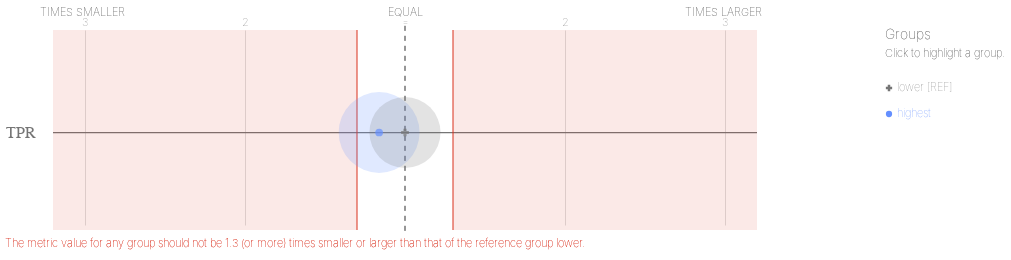

Source (notebook cell):
### Markdown cell above
#### Before and After: Look at disparities and compare to the original version

### Code cell
ap.disparities(bdf, metrics, 'poverty_level', fairness_threshold = 1.3)

### Figure 1 — Vega-Lite specification as saved in the notebook (floating-point values rounded to 4 significant figures)
{"config": {"view": {"continuousWidth": 400, "continuousHeight": 300, "strokeWidth": 0}, "axisLeft": {"labelColor": "rgb(117,117,117)", "labelFont": "Arial", "labelFontSize": 16}}, "layer": [{"data": {"name": "data-b3bcfd1decd67fb31f95ea5e1bcd9e64"}, "mark": {"type": "rule", "stroke": "rgb(117,117,117)", "strokeWidth": 1.25, "tooltip": ""}, "encoding": {"x": {"type": "quantitative", "field": "x", "scale": {"domain": [-2, 2], "range": [80.0, 720.0]}}, "x2": {"field": "x2"}, "y": {"type": "nominal", "axis": {"domain": false, "labelAngle": 0, "labelPadding": -30, "orient": "left", "ticks": false, "title": ""}, "field": "metric", "scale": {"domain": ["TPR"], "range": [30, 225.0]}}}}, {"data": {"name": "data-79dd248bdaa0ea02c535240e8ad022c8"}, "mark": {"type": "rule", "stroke": "rgb(117,117,117)", "strokeDash": [5, 5], "strokeWidth": 1}, "encoding": {"tooltip": {"value": "lower [REF]"}, "x": {"value": 400.0}, "y": {"value": 20.83}, "y2": {"value": 229.2}}}, {"data": {"name": "data-bf3bbf11504879c3d6556966f4853596"}, "mark": {"type": "text", "align": "center", "color": "rgb(117,117,117)", "font": "Arial", "fontSize": 11, "fontWeight": 100, "tooltip": ""}, "encoding": {"text": {"type": "nominal", "field": "label"}, "x": {"type": "quantitative", "field": "value", "scale": {"domain": [-2, 2], "range": [80.0, 720.0]}}, "y": {"value": 17.5}}}, {"layer": [{"mark": {"type": "text", "align": "right", "fill": "rgb(117,117,117)", "font": "Arial", "fontSize": 11, "fontWeight": 100, "tooltip": ""}, "encoding": {"text": {"value": "TIMES SMALLER"}, "x": {"value": 120.0}, "y": {"value": 7.5}}}, {"mark": {"type": "text", "align": "left", "fill": "rgb(117,117,117)", "font": "Arial", "fontSize": 11, "fontWeight": 100, "tooltip": ""}, "encoding": {"text": {"value": "TIMES LARGER"}, "x": {"value": 680.0}, "y": {"value": 7.5}}}, {"mark": {"type": "text", "align": "center", "fill": "rgb(117,117,117)", "font": "Arial", "fontSize": 11, "fontWeight": 100, "tooltip": ""}, "encoding": {"text": {"value": "EQUAL"}, "x": {"value": 400.0}, "y": {"value": 7.5}}}], "data": {"name": "data-79dd248bdaa0ea02c535240e8ad022c8"}}, {"layer": [{"mark": {"type": "rule", "opacity": 0.8, "stroke": "rgb(217, 46, 28)", "strokeWidth": 1.25, "tooltip": ""}, "encoding": {"x": {"type": "quantitative", "field": "min", "scale": {"domain": [-2, 2], "range": [80.0, 720.0]}}, "y": {"value": 25.0}, "y2": {"value": 225.0}}}, {"mark": {"type": "rule", "opacity": 0.8, "stroke": "rgb(217, 46, 28)", "strokeWidth": 1.25, "tooltip": ""}, "encoding": {"x": {"type": "quantitative", "field": "max", "scale": {"domain": [-2, 2], "range": [80.0, 720.0]}}, "y": {"value": 25.0}, "y2": {"value": 225.0}}}, {"layer": [{"mark": {"type": "rect", "fill": "rgb(217, 46, 28)", "opacity": 0.1, "tooltip": ""}, "encoding": {"x": {"type": "quantitative", "field": "min", "scale": {"domain": [-2, 2], "range": [80.0, 720.0]}}, "x2": {"field": "lower_end"}, "y": {"value": 25.0}, "y2": {"value": 225.0}}}, {"mark": {"type": "rect", "fill": "rgb(217, 46, 28)", "opacity": 0.1, "tooltip": ""}, "encoding": {"x": {"type": "quantitative", "field": "max", "scale": {"domain": [-2, 2], "range": [80.0, 720.0]}}, "x2": {"field": "upper_end"}, "y": {"value": 25.0}, "y2": {"value": 225.0}}}]}, {"data": {"name": "data-79dd248bdaa0ea02c535240e8ad022c8"}, "mark": {"type": "text", "align": "left", "baseline": "top", "fill": "rgb(217, 46, 28)", "font": "Arial", "fontSize": 11, "fontWeight": 100, "tooltip": ""}, "encoding": {"text": {"value": "The metric value for any group should not be 1.3 (or more) times smaller or larger than that of the reference group lower."}, "x": {"value": 0}, "y": {"value": 233.3}}}], "data": {"name": "data-b643063563633c31a45d634da5f365b2"}}, {"layer": [{"mark": "circle"}, {"data": {"name": "data-ba005734dab2f13f0573b3dc44938530"}, "mark": {"type": "circle", "opacity": 0.2}, "encoding": {"color": {"condition": {"type": "nominal", "field": "attribute_value", "legend": null, "scale": {"domain": ["lower", "highest"], "range": ["rgb(117,117,117)", "rgb(100, 143, 255)", "rgb(254, 97, 0)", "rgb(220, 38, 127)", "rgb(255, 176, 0)", "rgb(120, 94, 240)"]}, "selection": "selector001"}, "value": "rgb(224,224,224)"}, "size": {"type": "quantitative", "field": "group_size", "legend": null, "scale": {"domain": [0, 11970.0], "range": [0, 7854.0]}}, "tooltip": [{"type": "nominal", "field": "attribute_value", "title": "Group"}, {"type": "nominal", "field": "tooltip_group_size", "title": "Group Size"}, {"type": "nominal", "field": "tooltip_disparity_explanation_tpr", "title": "Disparity"}, {"type": "quantitative", "field": "tpr", "format": ".2f", "title": "TPR"}], "x": {"type": "quantitative", "axis": {"domain": false, "labels": false, "ticks": false, "title": null, "values": [-2, -1, 1, 2]}, "field": "tpr_disparity_scaled", "scale": {"domain": [-2, 2], "range": [80.0, 720.0]}}, "y": {"type": "nominal", "axis": {"domain": false, "grid": false, "labels": false, "ticks": false, "title": " "}, "field": "metric_variable", "scale": {"domain": ["TPR"], "range": [30, 225.0]}}}, "selection": {"selector003": {"type": "multi", "empty": "all", "fields": ["attribute_value"]}}, "transform": [{"calculate": "'TPR'", "as": "metric_variable"}]}, {"layer": [{"mark": "point"}, {"data": {"name": "data-ba005734dab2f13f0573b3dc44938530"}, "mark": {"type": "point", "filled": true, "size": 60}, "encoding": {"color": {"condition": {"type": "nominal", "field": "attribute_value", "legend": null, "scale": {"domain": ["lower", "highest"], "range": ["rgb(117,117,117)", "rgb(100, 143, 255)", "rgb(254, 97, 0)", "rgb(220, 38, 127)", "rgb(255, 176, 0)", "rgb(120, 94, 240)"]}, "selection": "selector001"}, "value": "rgb(224,224,224)"}, "shape": {"type": "nominal", "field": "attribute_value", "legend": null, "scale": {"domain": ["lower", "highest"], "range": ["cross", "circle"]}}, "tooltip": [{"type": "nominal", "field": "attribute_value", "title": "Group"}, {"type": "nominal", "field": "tooltip_group_size", "title": "Group Size"}, {"type": "nominal", "field": "tooltip_disparity_explanation_tpr", "title": "Disparity"}, {"type": "quantitative", "field": "tpr", "format": ".2f", "title": "TPR"}], "x": {"type": "quantitative", "axis": {"domain": false, "labels": false, "ticks": false, "title": null, "values": [-2, -1, 1, 2]}, "field": "tpr_disparity_scaled", "scale": {"domain": [-2, 2], "range": [80.0, 720.0]}}, "y": {"type": "nominal", "axis": {"domain": false, "grid": false, "labels": false, "ticks": false, "title": " "}, "field": "metric_variable", "scale": {"domain": ["TPR"], "range": [30, 225.0]}}}, "selection": {"selector002": {"type": "multi", "empty": "all", "fields": ["attribute_value"]}}, "transform": [{"calculate": "'TPR'", "as": "metric_variable"}]}]}]}, {"layer": [{"mark": {"type": "point", "filled": true, "opacity": 1, "size": 39.48}, "encoding": {"color": {"condition": {"type": "nominal", "field": "attribute_value", "legend": null, "scale": {"domain": ["lower", "highest"], "range": ["rgb(117,117,117)", "rgb(100, 143, 255)", "rgb(254, 97, 0)", "rgb(220, 38, 127)", "rgb(255, 176, 0)", "rgb(120, 94, 240)"]}, "selection": "selector001"}, "value": "rgb(224,224,224)"}, "shape": {"type": "nominal", "field": "attribute_value", "legend": null, "scale": {"domain": ["lower", "highest"], "range": ["cross", "circle"]}}, "x": {"value": 884.0}, "y": {"type": "nominal", "axis": {"domain": false, "grid": false, "labels": false, "ticks": false, "title": " "}, "field": "attribute_value", "scale": {"domain": ["lower", "highest"], "range": [70, 122]}}}, "selection": {"selector001": {"type": "multi", "empty": "all", "fields": ["attribute_value"]}}}, {"mark": {"type": "text", "align": "left", "baseline": "middle", "font": "Arial", "fontSize": 11, "fontWeight": 100}, "encoding": {"color": {"condition": {"type": "nominal", "field": "attribute_value", "legend": null, "scale": {"domain": ["lower", "highest"], "range": ["rgb(117,117,117)", "rgb(100, 143, 255)", "rgb(254, 97, 0)", "rgb(220, 38, 127)", "rgb(255, 176, 0)", "rgb(120, 94, 240)"]}, "selection": "selector001"}, "value": "rgb(224,224,224)"}, "text": {"type": "nominal", "field": "label"}, "x": {"value": 892.0}, "y": {"type": "nominal", "axis": {"domain": false, "grid": false, "labels": false, "ticks": false, "title": " "}, "field": "attribute_value", "scale": {"domain": ["lower", "highest"], "range": [70, 122]}}}, "selection": {"selector004": {"type": "multi", "empty": "all", "fields": ["attribute_value"]}}}, {"data": {"name": "data-79dd248bdaa0ea02c535240e8ad022c8"}, "mark": {"type": "text", "align": "left", "baseline": "middle", "color": "rgb(117,117,117)", "font": "Arial", "fontSize": 11, "fontWeight": 100}, "encoding": {"text": {"value": "Click to highlight a group."}, "x": {"value": 880.0}, "y": {"value": 49}}}, {"data": {"name": "data-79dd248bdaa0ea02c535240e8ad022c8"}, "mark": {"type": "text", "align": "left", "baseline": "middle", "color": "rgb(117,117,117)", "font": "Arial", "fontSize": 14, "fontWeight": 100}, "encoding": {"text": {"value": "Groups"}, "x": {"value": 880.0}, "y": {"value": 30}}}], "data": {"name": "data-a5ebce136adcce28635ff1807ca7d132"}}], "height": 250, "resolve": {"scale": {"size": "independent", "y": "independent"}}, "width": 800, "$schema": "https://vega.github.io/schema/vega-lite/v4.8.1.json", "datasets": {"data-b3bcfd1decd67fb31f95ea5e1bcd9e64": [{"metric": "TPR", "x": -2.2, "x2": 2.2}], "data-79dd248bdaa0ea02c535240e8ad022c8": [{"a": 1, "b": 0}, {"a": 1, "b": 0}], "data-bf3bbf11504879c3d6556966f4853596": [{"value": -2, "label": 3}, {"value": -1, "label": 2}, {"value": 0, "label": "="}, {"value": 1, "label": 2}, {"value": 2, "label": 3}], "data-b643063563633c31a45d634da5f365b2": [{"min": -0.3, "max": 0.3, "lower_end": -2.2, "upper_end": 2.2}], "data-ba005734dab2f13f0573b3dc44938530": [{"attribute_name": "poverty_level", "attribute_value": "highest", "group_size": 9973, "total_entities": 17677, "tpr": 0.08644, "tpr_disparity": 0.8608, "tpr_disparity_scaled": -0.1617, "tooltip_group_size": "9,973 (56.42%)", "tooltip_disparity_explanation_tpr": "1.16 times smaller TPR than the reference group"}, {"attribute_name": "poverty_level", "attribute_value": "lower", "group_size": 7704, "total_entities": 17677, "tpr": 0.1004, "tpr_disparity": 1.0, "tpr_disparity_scaled": 0.0, "tooltip_group_size": "7,704 (43.58%)", "tooltip_disparity_explanation_tpr": "Reference group"}], "data-a5ebce136adcce28635ff1807ca7d132": [{"attribute_value": "lower", "label": "lower [REF]"}, {"attribute_value": "highest", "label": "highest"}]}}
